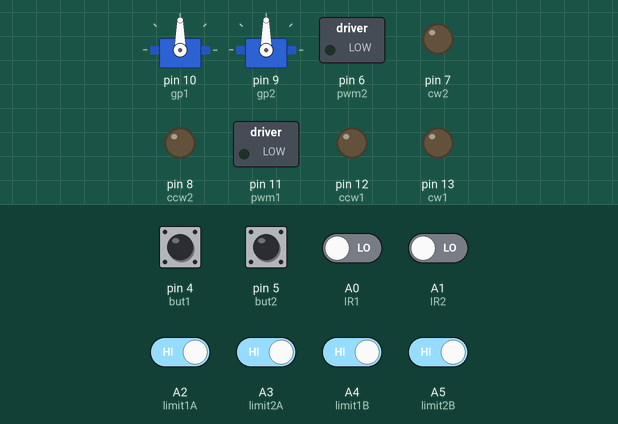
Simulated run of this sketch. Board: Arduino Uno, built with avr-gcc and run on an emulated ATmega328P. On the bench: 2 × servo, switched loads named in the sketch (green lamp = pin HIGH), output pins drawn as LEDs (lit = HIGH). Inputs (shaded band) come from the test bench; at power-on: A2 (limit1A), A3 (limit2A), A4 (limit1B), A5 (limit2B), pin 4 (but1), pin 5 (but2) HIGH, A0 (IR1), A1 (IR2) LOW. What the sketch prints to the serial monitor is not drawn.

Above: at 1.2 s.
1.3 s: pin 4 (but1) pulled LOW for 0.15 s
At 2.5 s:
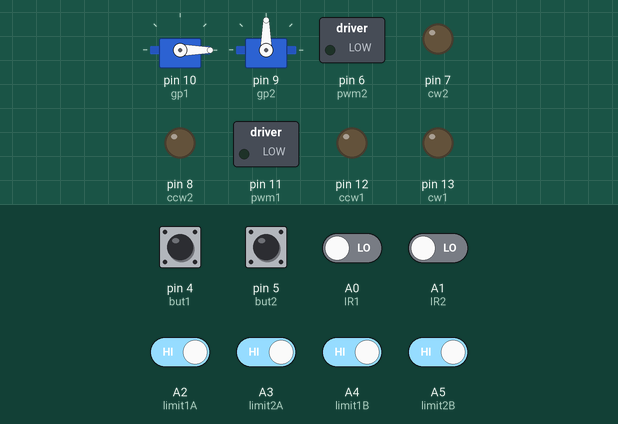
2.9 s: A2 (limit1A) driven LOW
At 3.6 s:
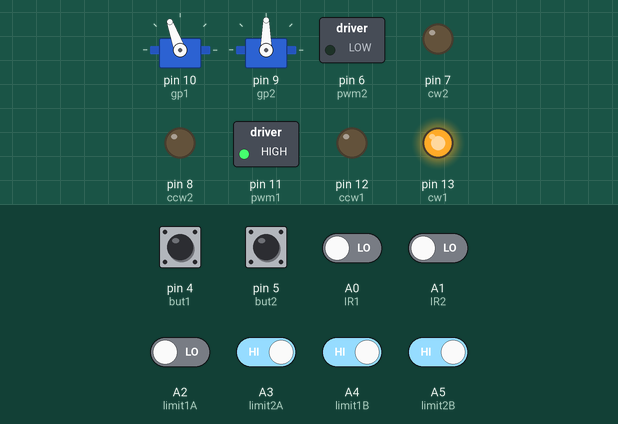
4.4 s: pin 5 (but2) pulled LOW for 0.15 s
At 4.8 s:
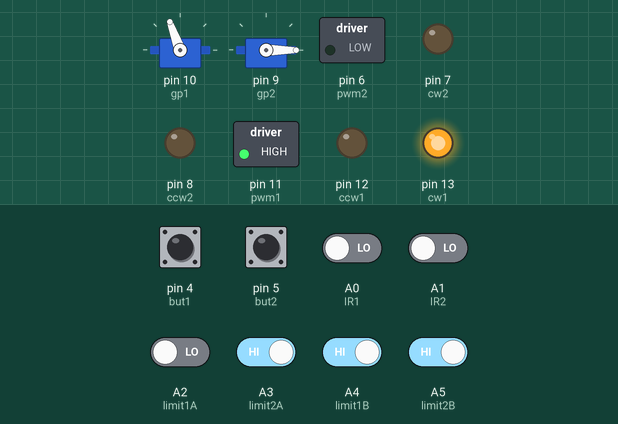
6.0 s: A3 (limit2A) driven LOW
At 7.2 s:
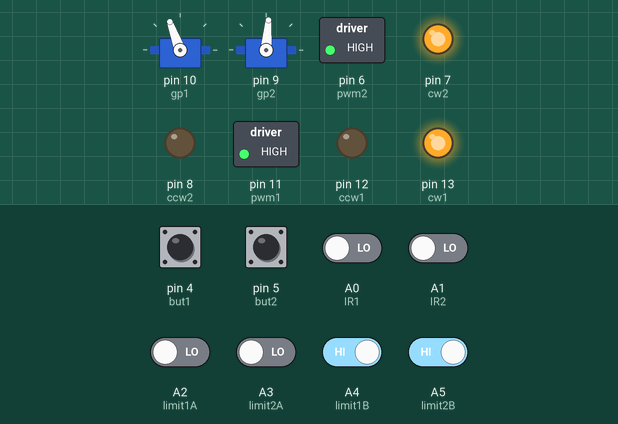
7.5 s: A0 (IR1) driven HIGH
At 8.3 s:
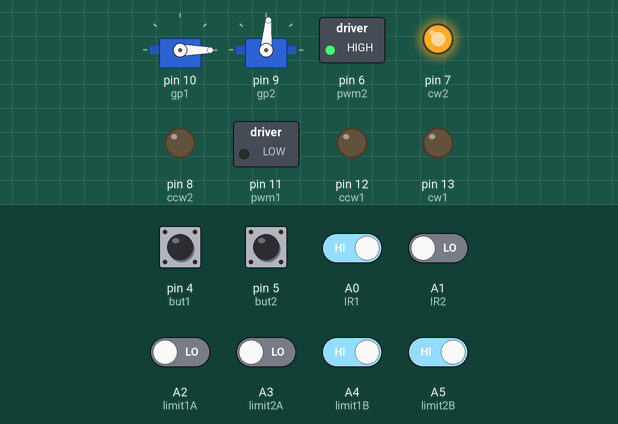
9.0 s: A1 (IR2) driven HIGH
At 9.4 s:
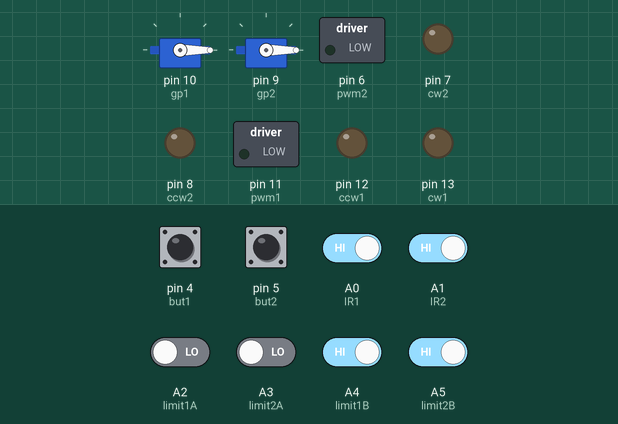
Timing chart, 0 to 11.5 s (numbered marks = the images above; inputs shaded):
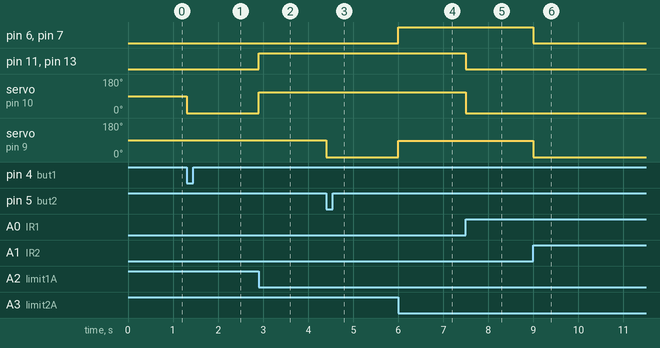

Measured:
- after the input at 1.3 s, servo on pin 10 (gp1): 90° → 0° at once
- after the input at 2.9 s, pin 11 (pwm1), pin 13 (cw1): LOW → HIGH at once; servo on pin 10 (gp1): 0° → 110° at once
- after the input at 4.4 s, servo on pin 9 (gp2): 90° → 0° at once
- after the input at 6.0 s, pin 6 (pwm2), pin 7 (cw2): LOW → HIGH at once; servo on pin 9 (gp2): 0° → 85° at once
- after the input at 7.5 s, pin 11 (pwm1), pin 13 (cw1): HIGH → LOW at once; servo on pin 10 (gp1): 110° → 0° at once
- after the input at 9.0 s, pin 6 (pwm2), pin 7 (cw2): HIGH → LOW at once; servo on pin 9 (gp2): 85° → 0° at once

The sketch:

gripper_putar.ino
```cpp
#include <Servo.h>
#define limit1A A2
#define limit2A A3
#define limit1B A4
#define limit2B A5
#define IR1 A0
#define IR2 A1
#define but1 4
#define but2 5

//actuator
#define cw1 13
#define ccw1 12
#define pwm1 11

#define cw2 7
#define ccw2 8
#define pwm2 6

Servo gp1, gp2;

void setup() {
  Serial.begin(115200);
  pinMode(but1, INPUT_PULLUP);
  pinMode(but2, INPUT_PULLUP);
  pinMode(IR1, INPUT);
  pinMode(IR2, INPUT);
  pinMode(limit1A, INPUT);
  pinMode(limit2A, INPUT);
  pinMode(limit1B, INPUT);
  pinMode(limit2B, INPUT);

  pinMode(cw1, OUTPUT);
  pinMode(ccw1, OUTPUT);
  pinMode(pwm1, OUTPUT);

  pinMode(cw2, OUTPUT);
  pinMode(ccw2, OUTPUT);
  pinMode(pwm2, OUTPUT);

  gp1.attach(10);
  gp2.attach(9);
}
int opn1 = 110;
void loop() {
  int trig1 = digitalRead(but1);
  int trig2 = digitalRead(but2);
  int lim1A = digitalRead(limit1A);
  int lim2A = digitalRead(limit2A);
  int lim1B = digitalRead(limit1B);
  int lim2B = digitalRead(limit2B);
  int sens1 = digitalRead(IR1);
  int sens2 = digitalRead(IR2);
  int gp1Con = gp1.read();
  int gp2Con = gp2.read();
  while (sens1 == 0 && lim1A == 0 && trig1 == 1) {
    gp1.write(110);
    setMotor(1, 255, cw1, ccw1, pwm1);
    Serial.println("naik1");
    break;
  } while (trig1 == 0 && lim1B == 0) {
    gp1.write(0);
    setMotor(-1, 255, cw1, ccw1, pwm1);
    Serial.println("turun1");
    break;
  }

  while (sens2 == 0 && lim2A == 0 && trig2 == 1) {
    gp2.write(85);
    setMotor(1,255,cw2,ccw2,pwm2);
    Serial.println("naik2");
    break;
  } while (trig2 == 0 && lim2B == 0) {
    gp2.write(0);
    setMotor(-1, 255, cw2, ccw2, pwm2);
    Serial.println("turun2");
    break;
  }


  while (lim1A == 1) {
    Serial.println("mati1up");
    setMotor(0, 0, cw1, ccw1, pwm1);
    break;
  } while (lim2A == 1) {
    Serial.println("mati2up");
    setMotor(0, 0, cw2, ccw2, pwm2);
    break;
  }

  while (lim1B == 1&& sens1 == 1 || trig1 == 0) {
    Serial.println("mati1down");
    gp1.write(0);
    setMotor(0, 0, cw1, ccw1, pwm1);
    break;
  } while (lim2B == 1 && sens2 == 1 || trig2 == 0) {
    Serial.println("mati2down");
    gp2.write(0);
    setMotor(0, 0, cw2, ccw2, pwm2);
    break;
  }
}

void setMotor(int dir, int pulse, int CW, int CCW, int PWM) {
  analogWrite(PWM, pulse);
  if (dir == 1) {
    digitalWrite(CW, HIGH);
    digitalWrite(CCW, LOW);
  } if (dir == -1) {
    digitalWrite(CW, LOW);
    digitalWrite(CCW, HIGH);
  } if (dir == 2) {
    digitalWrite(CW, HIGH);
    digitalWrite(CCW, HIGH);
  } if (dir == 0) {
    digitalWrite(CW, LOW);
    digitalWrite(CCW, LOW);
  }
}
```
